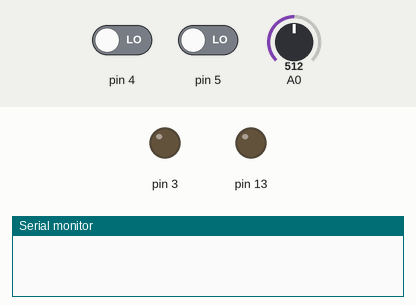
This sketch was run on a simulated Arduino Uno, built with avr-gcc and run on an emulated ATmega328P. Parts: output pins drawn as LEDs (lit = HIGH), the last lines printed to the serial monitor. The test bench sets the inputs (shaded band); at power-on: pin 5 LOW, A0 = 512, pin 4 LOW.

Above: at 1.8 s.
1.9 s: pin 5 driven HIGH
At 3.1 s:
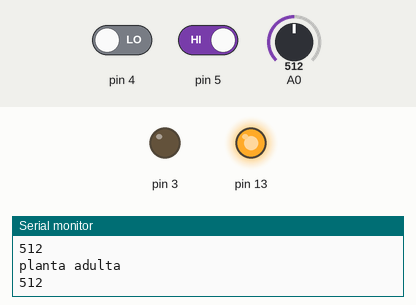
3.5 s: A0 set to 645
5.0 s: A0 set to 659
At 5.5 s:
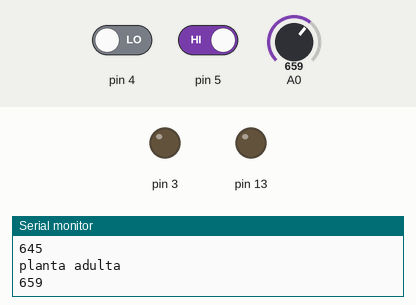
6.5 s: A0 set to 590
At 7.7 s:
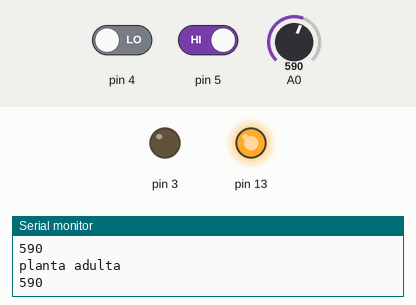
8.0 s: pin 4 driven HIGH and pin 5 driven LOW
At 9.1 s:
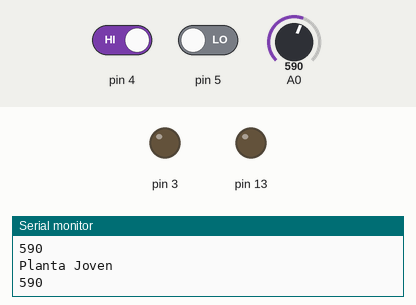
10.0 s: A0 set to 612
At 10.7 s:
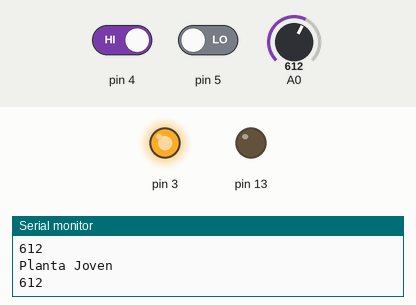
Timing chart, 0 to 12.5 s (numbered marks = the images above; inputs shaded):
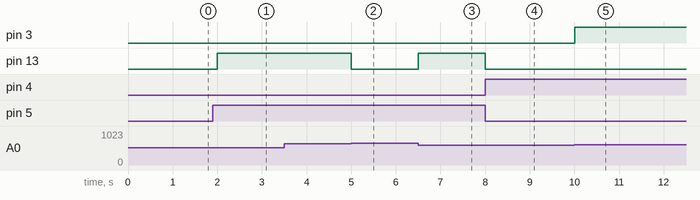

Measured:
- the behaviour switches between 652 and 653 on A0 (found by bisection; images 1 and 2)
- the behaviour switches between 600 and 601 on A0 (found by bisection; images 4 and 5)
- after the input at 1.9 s, pin 13: LOW → HIGH after 0.10 s
- after the input at 5.0 s, pin 13: HIGH → LOW at once
- after the input at 6.5 s, pin 13: LOW → HIGH at once
- after the input at 8.0 s, pin 13: HIGH → LOW at once
- after the input at 10.0 s, pin 3: LOW → HIGH at once

The sketch:

programaplantas.ino
```cpp
int LDR=0;
int pjoven=0,padulta=0;
int conversion=0;
void setup() {
  pinMode(4,INPUT);
  pinMode(5,INPUT);
  pinMode(A0,INPUT);
  pinMode(3,OUTPUT);
  pinMode(13,OUTPUT);
  Serial.begin(9600);
}

void loop() {
  if(digitalRead(4)==HIGH){
    padulta=0;
    pjoven=1;
  }
  if(digitalRead(5)==HIGH){
    pjoven=0;
    padulta=1;
  }
  if(pjoven==1){
    analogWrite(13,LOW);
    plantajoven();
  }
  if(padulta==1){
    digitalWrite(3,LOW);
    plantaadulta();
  }
  delay(500);
}
void plantajoven(){
  Serial.println("Planta Joven");
  LDR=analogRead(A0);
  Serial.println(LDR);
  if(LDR>600){
    digitalWrite(3,HIGH);
  }
  else{
    digitalWrite(3,LOW);
  }
}
void plantaadulta(){
  Serial.println("planta adulta");
  LDR=analogRead( A0);
  conversion=780-LDR;
  Serial.println(LDR);
  analogWrite(13,conversion);
}
```
